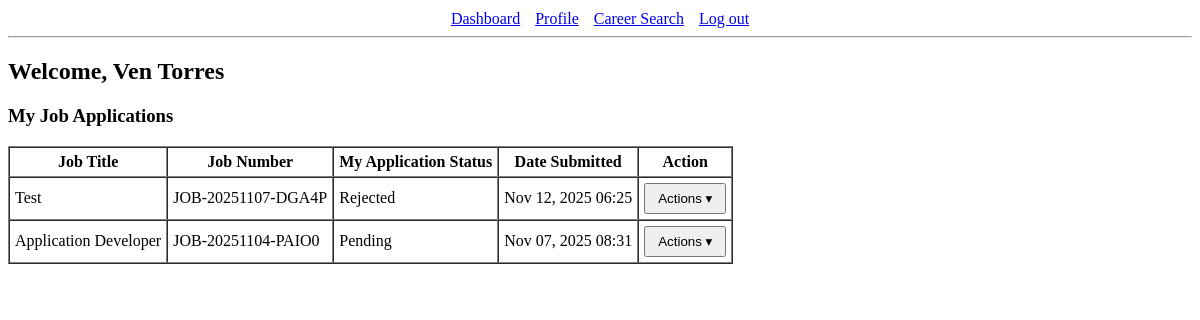
/user/dashboard/ (signed in), run on an earlier commit of the app's database.
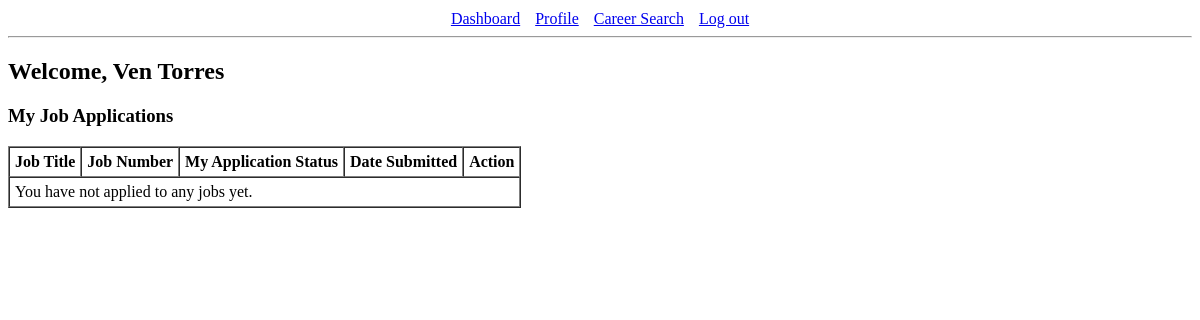
And on a later commit of the database.
### staff_app/models.py (models this page shows, shortened)
class JobApplication(models.Model):
    STATUS_PENDING = 'pending'
    STATUS_UNDER_REVIEW = 'under_review'
    STATUS_INTERVIEW_SCHEDULED = 'interview_scheduled'
    STATUS_INTERVIEWED = 'interviewed'
    STATUS_ASSESSMENT_SCHEDULED = 'assessment_scheduled'
    STATUS_ASSESSMENT_COMPLETED = 'assessment_completed'
    STATUS_ACCEPTED = 'accepted'
    STATUS_REJECTED = 'rejected'
    STATUS_CHOICES = [
        (STATUS_PENDING, 'Pending'),
        (STATUS_UNDER_REVIEW, 'Under Review'),
        (STATUS_INTERVIEW_SCHEDULED, 'Interview Scheduled'),
        (STATUS_INTERVIEWED, 'Interviewed'),
        (STATUS_ASSESSMENT_SCHEDULED, 'Assessment Scheduled'),
        (STATUS_ASSESSMENT_COMPLETED, 'Assessment Completed'),
        (STATUS_ACCEPTED, 'Accepted'),
        (STATUS_REJECTED, 'Rejected'),
    ]
    job = models.ForeignKey('staff_app.JobPost', on_delete=models.CASCADE, related_name='applications')
    applicant = models.ForeignKey(User, on_delete=models.CASCADE, related_name='job_applications')
    cv = models.FileField(upload_to='user_cvs/')
    status = models.CharField(max_length=20, choices=STATUS_CHOICES, default=STATUS_PENDING)
    applied_at = models.DateTimeField(auto_now_add=True)
    reviewed_at = models.DateTimeField(null=True, blank=True)
    rejection_until = models.DateField(null=True, blank=True)
    class Meta:
        unique_together = ('job', 'applicant')  # optional: one application per user per job

class JobPost(models.Model):
    staff = models.ForeignKey(User, on_delete=models.CASCADE, related_name='job_posts')
    title = models.CharField(max_length=255)
    position_title = models.CharField(max_length=255)
    job_type = models.CharField(max_length=20, choices=JOB_TYPE_CHOICES)
    experience = models.CharField(max_length=100, help_text='e.g. 2 years')
    job_number = models.CharField(max_length=50, unique=True, blank=True)
    job_description = models.TextField()
    qualification = models.TextField()
    location = models.CharField(max_length=255)
    additional_info = models.TextField(blank=True, null=True)
    about_company = models.TextField(blank=True, null=True)
    post_date = models.DateTimeField(auto_now_add=True)
    archived = models.BooleanField(default=False)

### user_app/views.py (the view)
# urls.py: path('dashboard/', views.dashboard_view, name='dashboard'),
@login_required
def dashboard_view(request):
    applications = JobApplication.objects.filter(applicant=request.user).order_by('-applied_at')
    q = request.GET.get('q')
    if q:
        applications = applications.filter(
            Q(job__title__icontains=q) |
            Q(job__job_number__icontains=q)
        )
    return render(request, 'user/dashboard.html', {
        'applications': applications,
        'q': q
    })

### user_app/templates/user/dashboard.html (shortened to what this page needs)
{% extends "user_maintemp/nav.html" %}
{% block content %}
<div class="container">
    <h2>Welcome, {{ request.user.get_full_name|default:request.user.username }}</h2>
    <h3>My Job Applications</h3>
    <table border="1" cellpadding="5" cellspacing="0">
        <thead>
            <tr>
                <th>Job Title</th>
                <th>Job Number</th>
                <th>My Application Status</th>
                <th>Date Submitted</th>
                <th>Action</th>
            </tr>
        </thead>
        <tbody>
            {% for app in applications %}
                <tr>
                    <td>{{ app.job.title }}</td>
                    <td>{{ app.job.job_number }}</td>
                    <td>{{ app.get_status_display }}</td>
                    <td>{{ app.applied_at|date:"M d, Y H:i" }}</td>
                    <td>
                        <div class="dropdown">
                            <button type="button">Actions ▾</button>
                        </div>
                    </td>
                </tr>
            {% empty %}
                <tr>
                    <td colspan="5">You have not applied to any jobs yet.</td>
                </tr>
            {% endfor %}
        </tbody>
    </table>
</div>
{% endblock %}

### user_app/templates/user_maintemp/nav.html (shortened to what this page needs)
<!DOCTYPE html>
<html lang="en">
<head>
</head>
<body>
<nav style="text-align: center; margin-top: 10px;">
  <ul style="list-style: none; padding: 0; margin: 0; display: inline-flex; gap: 15px;">
    <li><a href="{% url 'user:dashboard' %}">Dashboard</a></li>
    <li><a href="{% url 'user:profile' %}">Profile</a></li>
    <li><a href="{% url 'user:career_search' %}">Career Search</a></li>
    <li><a href="{% url 'user:logout' %}">Log out</a></li>
  </ul>
</nav>
<hr>
{% block content %}
{% endblock %}
</body>
</html>

What changed in the data, as far as the page shows it:
removed JobApplication: job "Test", job.job_number "JOB-20251107-DGA4P", status "Rejected", applied_at "Nov 12, 2025 06:25"
removed JobApplication: job "Application Developer", job.job_number "JOB-20251104-PAIO0", status "Pending", applied_at "Nov 07, 2025 08:31"
Also different on the page:
text now shown: "You have not applied to any jobs yet."
